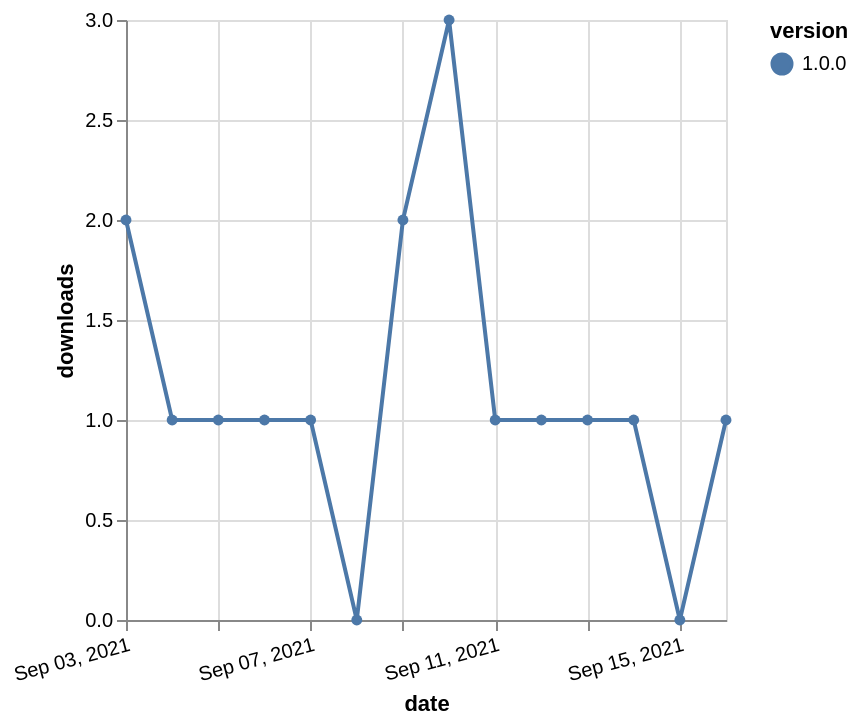

This figure's Vega-Lite source:
### Vega-Lite specification from a JSON file in a GitHub repository (floating-point values rounded to 4 significant figures)
{"$schema": "https://vega.github.io/schema/vega-lite/v5.json", "description": "A simple bar chart with embedded data.", "data": {"values": [{"date": "2021-09-03", "total": 124, "delta": 2, "version": "1.0.0"}, {"date": "2021-09-04", "total": 125, "delta": 1, "version": "1.0.0"}, {"date": "2021-09-05", "total": 126, "delta": 1, "version": "1.0.0"}, {"date": "2021-09-06", "total": 127, "delta": 1, "version": "1.0.0"}, {"date": "2021-09-07", "total": 128, "delta": 1, "version": "1.0.0"}, {"date": "2021-09-08", "total": 128, "delta": 0, "version": "1.0.0"}, {"date": "2021-09-09", "total": 130, "delta": 2, "version": "1.0.0"}, {"date": "2021-09-10", "total": 133, "delta": 3, "version": "1.0.0"}, {"date": "2021-09-11", "total": 134, "delta": 1, "version": "1.0.0"}, {"date": "2021-09-12", "total": 135, "delta": 1, "version": "1.0.0"}, {"date": "2021-09-13", "total": 136, "delta": 1, "version": "1.0.0"}, {"date": "2021-09-14", "total": 137, "delta": 1, "version": "1.0.0"}, {"date": "2021-09-15", "total": 137, "delta": 0, "version": "1.0.0"}, {"date": "2021-09-16", "total": 138, "delta": 1, "version": "1.0.0"}]}, "width": "container", "mark": {"type": "line", "point": {"filled": true}}, "encoding": {"x": {"field": "date", "type": "temporal", "timeUnit": "yearmonthdate", "title": "date", "axis": {"labelAngle": -15}}, "y": {"field": "delta", "type": "quantitative", "title": "downloads"}, "color": {"field": "version", "type": "nominal"}, "tooltip": {"field": "delta"}}}
